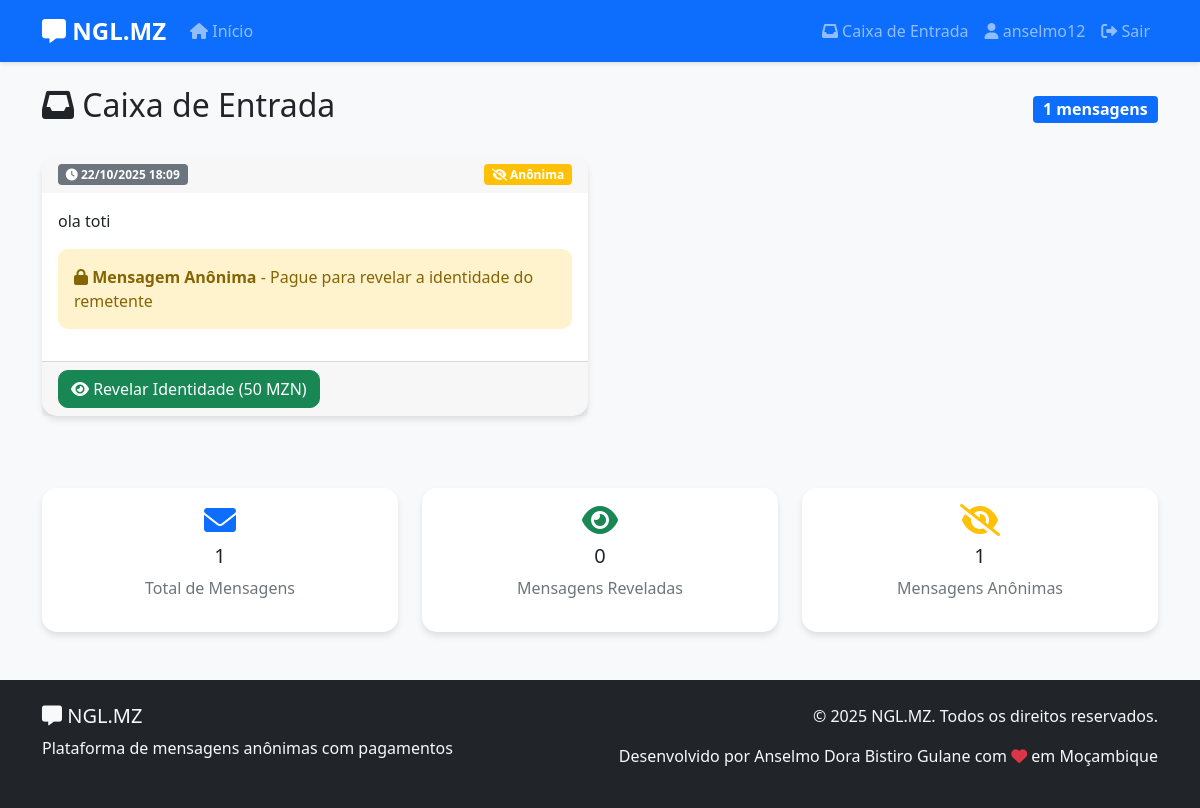
Screenshot of /inbox (signed in) with the database file from the repository.
### app.py (models this page shows)
class User(db.Model):
    id = db.Column(db.Integer, primary_key=True)
    username = db.Column(db.String(80), unique=True, nullable=False)
    email = db.Column(db.String(120), unique=True, nullable=False)
    password_hash = db.Column(db.String(120), nullable=False)
    created_at = db.Column(db.DateTime, default=datetime.utcnow)
    is_active = db.Column(db.Boolean, default=True)
    messages = db.relationship('Message', backref='user', lazy=True)
    payments = db.relationship('Payment', backref='user', lazy=True)

class Message(db.Model):
    id = db.Column(db.Integer, primary_key=True)
    content = db.Column(db.Text, nullable=False)
    sender_ip = db.Column(db.String(45), nullable=True)
    sender_browser = db.Column(db.String(200), nullable=True)
    sender_location = db.Column(db.String(200), nullable=True)
    is_anonymous = db.Column(db.Boolean, default=True)
    created_at = db.Column(db.DateTime, default=datetime.utcnow)
    is_revealed = db.Column(db.Boolean, default=False)
    reveal_payment_id = db.Column(db.String(100), nullable=True)
    user_id = db.Column(db.Integer, db.ForeignKey('user.id'), nullable=False)
    payment_id = db.Column(db.Integer, db.ForeignKey('payment.id'), nullable=True)

### app.py (the view)
@app.route('/inbox')
def inbox():
    if 'user_id' not in session:
        flash('Please login to view your inbox.', 'error')
        return redirect(url_for('login'))
    user = User.query.get(session['user_id'])
    messages = Message.query.filter_by(user_id=user.id).order_by(Message.created_at.desc()).all()
    return render_template('inbox.html', messages=messages)

### templates/inbox.html (shortened to what this page needs)
{% extends "base.html" %}
{% block content %}
<div class="d-flex justify-content-between align-items-center mb-4">
    <h2><i class="fas fa-inbox"></i> Caixa de Entrada</h2>
    <span class="badge bg-primary fs-6">{{ messages|length }} mensagens</span>
</div>
{% if messages %}
    <div class="row">
        {% for message in messages %}
        <div class="col-md-6 mb-4">
            <div class="card h-100">
                <div class="card-header d-flex justify-content-between align-items-center">
                    <span class="badge bg-secondary">
                        <i class="fas fa-clock"></i> {{ message.created_at.strftime('%d/%m/%Y %H:%M') }}
                    </span>
                    {% if message.is_revealed %}
                        <span class="badge bg-success">
                            <i class="fas fa-eye"></i> Revelada
                        </span>
                    {% else %}
                        <span class="badge bg-warning">
                            <i class="fas fa-eye-slash"></i> Anônima
                        </span>
                    {% endif %}
                </div>
                <div class="card-body">
                    <p class="card-text">{{ message.content }}</p>
                    {% if message.is_revealed %}
                        <div class="alert alert-info">
                            <h6><i class="fas fa-user-secret"></i> Informações do Remetente:</h6>
                            <ul class="list-unstyled mb-0">
                                <li><strong>IP:</strong> {{ message.sender_ip }}</li>
                                <li><strong>Navegador:</strong> {{ message.sender_browser }}</li>
                                <li><strong>Localização:</strong> {{ message.sender_location }}</li>
                            </ul>
                        </div>
                    {% else %}
                        <div class="alert alert-warning">
                            <i class="fas fa-lock"></i>
                            <strong>Mensagem Anônima</strong> - Pague para revelar a identidade do remetente
                        </div>
                    {% endif %}
                </div>
                <div class="card-footer">
                    {% if not message.is_revealed %}
                        <a href="{{ url_for('reveal_message', message_id=message.id) }}"
                           class="btn btn-success">
                            <i class="fas fa-eye"></i> Revelar Identidade (50 MZN)
                        </a>
                    {% else %}
                        <button class="btn btn-outline-secondary" disabled>
                            <i class="fas fa-check"></i> Já Revelada
                        </button>
                    {% endif %}
                </div>
            </div>
        </div>
        {% endfor %}
    </div>
{% endif %}
{% if messages %}
<div class="row mt-5">
    <div class="col-md-4">
        <div class="card text-center">
            <div class="card-body">
                <i class="fas fa-envelope fa-2x text-primary mb-2"></i>
                <h5>{{ messages|length }}</h5>
                <p class="text-muted">Total de Mensagens</p>
            </div>
        </div>
    </div>
    <div class="col-md-4">
        <div class="card text-center">
            <div class="card-body">
                <i class="fas fa-eye fa-2x text-success mb-2"></i>
                <h5>{{ messages|selectattr('is_revealed')|list|length }}</h5>
                <p class="text-muted">Mensagens Reveladas</p>
            </div>
        </div>
    </div>
    <div class="col-md-4">
        <div class="card text-center">
            <div class="card-body">
                <i class="fas fa-eye-slash fa-2x text-warning mb-2"></i>
                <h5>{{ messages|rejectattr('is_revealed')|list|length }}</h5>
                <p class="text-muted">Mensagens Anônimas</p>
            </div>
        </div>
    </div>
</div>
{% endif %}
{% endblock %}

### templates/base.html (shortened to what this page needs)
<!DOCTYPE html>
<html lang="pt">
<head>
    <link href="https://cdn.jsdelivr.net/npm/bootstrap@5.1.3/dist/css/bootstrap.min.css" rel="stylesheet">
    <link href="https://cdnjs.cloudflare.com/ajax/libs/font-awesome/6.0.0/css/all.min.css" rel="stylesheet">
    <link href="{{ url_for('static', filename='css/style.css') }}" rel="stylesheet">
</head>
<body>
    <nav class="navbar navbar-expand-lg navbar-dark bg-primary">
        <div class="container">
            <a class="navbar-brand" href="{{ url_for('index') }}">
                <i class="fas fa-message"></i> NGL.MZ
            </a>
            <div class="collapse navbar-collapse" id="navbarNav">
                <ul class="navbar-nav me-auto">
                    <li class="nav-item">
                        <a class="nav-link" href="{{ url_for('index') }}">
                            <i class="fas fa-home"></i> Início
                        </a>
                    </li>
                </ul>
                <ul class="navbar-nav">
                    {% if session.user_id %}
                        <li class="nav-item">
                            <a class="nav-link" href="{{ url_for('inbox') }}">
                                <i class="fas fa-inbox"></i> Caixa de Entrada
                            </a>
                        </li>
                        <li class="nav-item">
                            <a class="nav-link" href="{{ url_for('my_profile') }}">
                                <i class="fas fa-user"></i> {{ session.username }}
                            </a>
                        </li>
                        <li class="nav-item">
                            <a class="nav-link" href="{{ url_for('logout') }}">
                                <i class="fas fa-sign-out-alt"></i> Sair
                            </a>
                        </li>
                    {% endif %}
                </ul>
            </div>
        </div>
    </nav>
    <main class="container mt-4">
        {% block content %}{% endblock %}
    </main>
    <footer class="bg-dark text-light mt-5 py-4">
        <div class="container">
            <div class="row">
                <div class="col-md-6">
                    <h5><i class="fas fa-message"></i> NGL.MZ</h5>
                    <p>Plataforma de mensagens anônimas com pagamentos</p>
                </div>
                <div class="col-md-6 text-md-end">
                    <p>&copy; 2025 NGL.MZ. Todos os direitos reservados.</p>
                    <p>Desenvolvido por Anselmo Dora Bistiro Gulane com <i class="fas fa-heart text-danger"></i> em Moçambique</p>
                </div>
            </div>
        </div>
    </footer>
</body>
</html>

### static/css/style.css (style rules this page uses)
:root { --primary-color: #007bff; --success-color: #28a745; --warning-color: #ffc107; --danger-color: #dc3545; --info-color: #17a2b8; --light-color: #f8f9fa; --dark-color: #343a40; }
body { font-family: 'Segoe UI', Tahoma, Geneva, Verdana, sans-serif; background-color: #f8f9fa; }
.card { border: none; border-radius: 15px; box-shadow: 0 4px 6px rgba(0, 0, 0, 0.1); transition: transform 0.3s ease, box-shadow 0.3s ease; }
.card-header { border-radius: 15px 15px 0 0 !important; border-bottom: none; font-weight: 600; }
.btn { border-radius: 10px; font-weight: 500; transition: all 0.3s ease; }
.alert { border-radius: 10px; border: none; font-weight: 500; }
.alert-warning { background-color: #fff3cd; color: #856404; }
.navbar { box-shadow: 0 2px 4px rgba(0,0,0,0.1); }
.navbar-brand { font-weight: 700; font-size: 1.5rem; }
footer { margin-top: auto; }

### templates/base.html (style rules this page uses)
body { font-family: 'Segoe UI', Tahoma, Geneva, Verdana, sans-serif; }
.card { border-radius: 15px; box-shadow: 0 4px 6px rgba(0,0,0,0.1); }
.btn { border-radius: 10px; }

### rows the page displays
User: username "anselmo12"
Message: created_at "22/10/2025 18:09", is_revealed False (drawn), content "ola toti", shows "- Pague para revelar a identidade do remetente"

### other values shown
{{ messages|length }} "1"
{{ messages|selectattr('is_revealed')|list|length }} "0"
{{ messages|rejectattr('is_revealed')|list|length }} "1"
